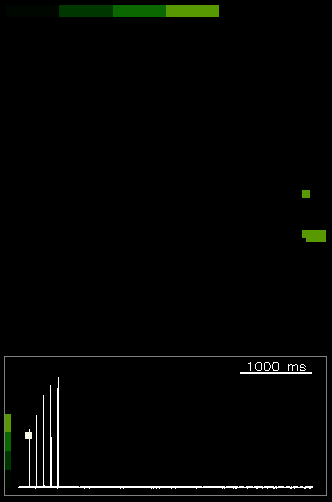
#> input picture data/Edge/Data240/1054.tif, 332 x 502 px, given in place of Data240.tif, which was not available
$ jupyter execute --allow-errors Axon_Length_Calculation.ipynb
#> lines starting #> are read from the running program, lines starting #| are printed output that depends on the picture
[cell 1]
# Import packages
import os
import numpy as np
import cv2 as cv
import matplotlib.pyplot as plt
from tqdm import tqdm
from PIL import Image
import pandas as pd

[cell 2]
data_type = 'Data240' # 'Data101' or 'Data240'
project_dir = 'C:\\Users\\Na Min An\\Desktop\\Development\\Fluorescence'
calculate = True
visualize = True

data_dir = os.path.join(os.path.join(project_dir, 'data'), 'Fig5')
fig_dir = os.path.join(os.path.join(project_dir, 'figures'), 'Fig5')
background_path = os.path.join(data_dir, f'{data_type}.tif')
image = Image.open(background_path).resize((320, 320))
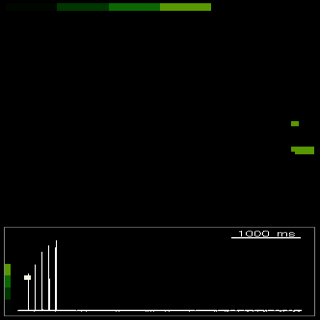
#> image: PIL image 320x320 RGB; mean R, G, B 3.8, 4.9, 3.1
#> after the loop `for i in range(backarr.shape[0]):`: axonarr: shape (320, 320) float64; every value is 0
backarr = np.array(image)

plt.imshow(backarr)
plt.show()

if data_type == 'Cathodic' or data_type == 'Data101':
    axon_colors = [(255, 38, 0, 255), # Axon 0
                (0, 225, 255, 255), # Axon 1
                (229, 255, 0, 255), # Axon 2
                (0, 38, 255, 255), # Axon 3
                (255, 130, 130, 255), # Axon 4
                (0, 255, 106, 255), # Axon 5
                (84, 0, 118, 255), # Axon 6
                (255, 38, 0, 255), # Axon 7
                (0, 225, 255, 255)] # Axon 8
elif data_type == 'Anodic' or data_type == 'Data240':
    axon_colors = [(255, 38, 0, 255), # Axon 0
                   (0, 225, 255, 255), # Axon 1
                   (229, 255, 0, 255), # Axon 2
                   (0, 38, 255, 255), # Axon 3
                   (255, 130, 130, 255)] # Axon 4

time_folder = os.path.join(data_dir, data_type)
info_dic = {'Axon':[], 'Time':[], 'Length':[]}
axon_dic = {'Axon':[], 'Length':[]}
#> (the rest of this cell did not finish here and is left out)


$ run again, on data/Edge/Data240/1454.tif
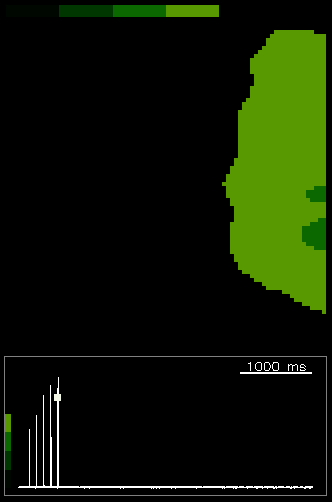
#> input picture data/Edge/Data240/1454.tif, 332 x 502 px, given in place of Data240.tif, which was not available
#> `image = Image.open(background_path).resize((320, 320))`:
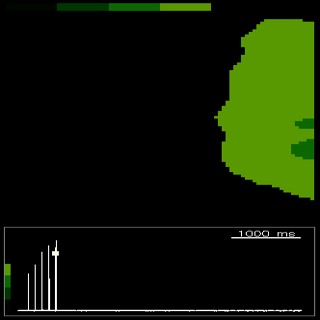
#> image: PIL image 320x320 RGB; mean R, G, B 15.1, 24.9, 3.1

$ run again, on data/Edge/Data240/1554.tif
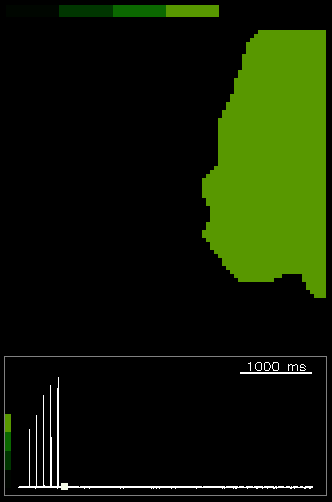
#> input picture data/Edge/Data240/1554.tif, 332 x 502 px, given in place of Data240.tif, which was not available
#> `image = Image.open(background_path).resize((320, 320))`:
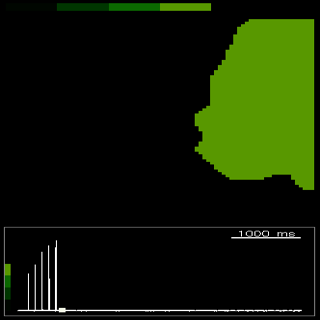
#> image: PIL image 320x320 RGB; mean R, G, B 17.5, 28.5, 3.1
